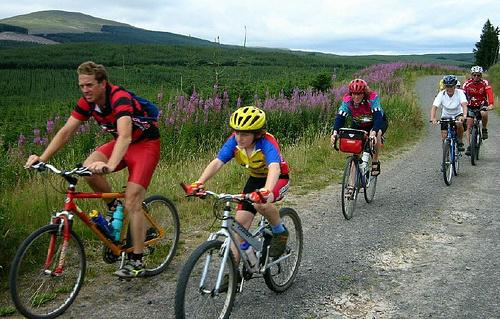
//> input picture opencv/sources/samples/data/dnn/rgb.jpg, 500 x 319 px
$ ./cornerDetector_Demo ../../../data/dnn/rgb.jpg   (built with g++ and OpenCV 4)
//> lines starting //> are read from the running program, lines starting //| are printed output that depends on the picture; after the words box and inside, x2 and y2 are one past the last pixel; in counts of white or black regions, pixels touching at a corner belong together
#include "opencv2/higimgcodecs.hpp"
#include "opencv2/highgui.hpp"
#include "opencv2/imgproc.hpp"
#include <iostream>

using namespace cv;
using namespace std;

/// Global variables
Mat src, src_gray;
Mat myHarris_dst; Mat myHarris_copy; Mat Mc;
Mat myShiTomasi_dst; Mat myShiTomasi_copy;

int myShiTomasi_qualityLevel = 50;
int myHarris_qualityLevel = 50;
int max_qualityLevel = 100;

double myHarris_minVal; double myHarris_maxVal;
double myShiTomasi_minVal; double myShiTomasi_maxVal;

RNG rng(12345);

const char* myHarris_window = "My Harris corner detector";
const char* myShiTomasi_window = "My Shi Tomasi corner detector";

/// Function headers
void myShiTomasi_function( int, void* );
void myHarris_function( int, void* );

/**
 * @function main
 */
int main( int, char** argv )
{
  /// Load source image and convert it to gray
  src = imread( argv[1], IMREAD_COLOR );
//> src is the input picture: 319 rows x 500 cols, CV_8UC3; mean B, G, R 97.6, 112, 107.7
  cvtColor( src, src_gray, COLOR_BGR2GRAY );
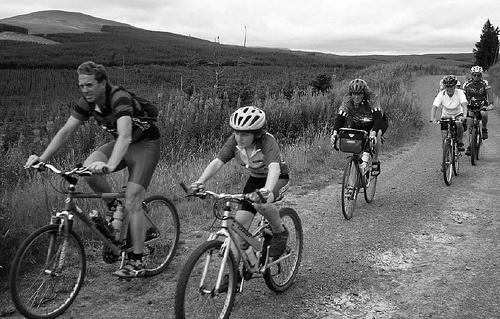
//> src_gray: 319 rows x 500 cols, CV_8UC1; min 0, max 255, mean 109.1

  /// Set some parameters
  int blockSize = 3; int apertureSize = 3;

  /// My Harris matrix -- Using cornerEigenValsAndVecs
  myHarris_dst = Mat::zeros( src_gray.size(), CV_32FC(6) );
  Mc = Mat::zeros( src_gray.size(), CV_32FC1 );

  cornerEigenValsAndVecs( src_gray, myHarris_dst, blockSize, apertureSize, BORDER_DEFAULT );

  /* calculate Mc */
  for( int j = 0; j < src_gray.rows; j++ )
     { for( int i = 0; i < src_gray.cols; i++ )
          {
            float lambda_1 = myHarris_dst.at<Vec6f>(j, i)[0];
            float lambda_2 = myHarris_dst.at<Vec6f>(j, i)[1];
            Mc.at<float>(j,i) = lambda_1*lambda_2 - 0.04f*pow( ( lambda_1 + lambda_2 ), 2 );
          }
     }
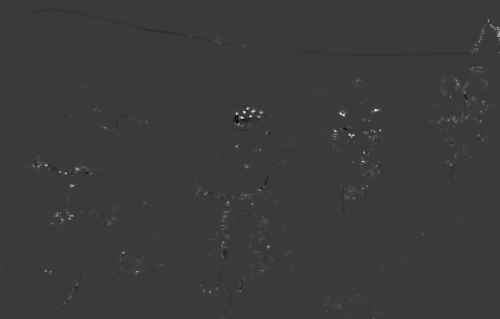
//> Mc: 319 rows x 500 cols, CV_32FC1; min -0.0137, max 0.0458, mean 0.000121; drawn with min black and max white

  minMaxLoc( Mc, &myHarris_minVal, &myHarris_maxVal, 0, 0, Mat() );
//> myHarris_minVal = -0.0137; myHarris_maxVal = 0.0458

  /* Create Window and Trackbar */
  namedWindow( myHarris_window, WINDOW_AUTOSIZE );
  createTrackbar( " Quality Level:", myHarris_window, &myHarris_qualityLevel, max_qualityLevel, myHarris_function );
  myHarris_function( 0, 0 );
//> after the loop in myHarris_function, `for( int j = 0; j < src_gray.rows; j++ )`:
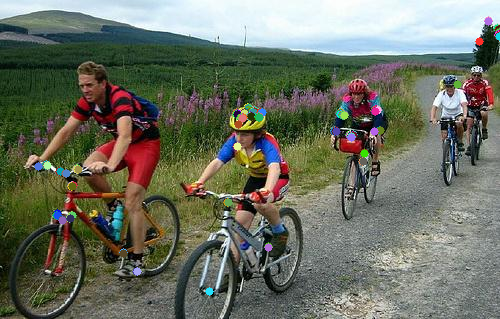
//> myHarris_copy: 319 rows x 500 cols, CV_8UC3; 1.4% of pixels changed, all inside (x1, y1, x2, y2) = (34, 16, 500, 296)

  /// My Shi-Tomasi -- Using cornerMinEigenVal
  myShiTomasi_dst = Mat::zeros( src_gray.size(), CV_32FC1 );
  cornerMinEigenVal( src_gray, myShiTomasi_dst, blockSize, apertureSize, BORDER_DEFAULT );
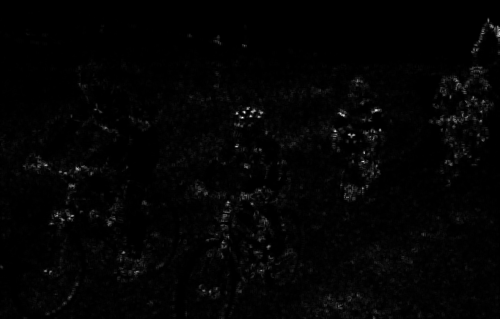
//> myShiTomasi_dst: 319 rows x 500 cols, CV_32FC1; min -9.09e-13, max 0.217, mean 0.00342; drawn with min black and max white

  minMaxLoc( myShiTomasi_dst, &myShiTomasi_minVal, &myShiTomasi_maxVal, 0, 0, Mat() );
//> myShiTomasi_minVal = -9.09e-13; myShiTomasi_maxVal = 0.217

  /* Create Window and Trackbar */
  namedWindow( myShiTomasi_window, WINDOW_AUTOSIZE );
  createTrackbar( " Quality Level:", myShiTomasi_window, &myShiTomasi_qualityLevel, max_qualityLevel, myShiTomasi_function );
  myShiTomasi_function( 0, 0 );

  waitKey(0);
  return(0);
}

/**
 * @function myShiTomasi_function
 */
void myShiTomasi_function( int, void* )
{
  myShiTomasi_copy = src.clone();

  if( myShiTomasi_qualityLevel < 1 ) { myShiTomasi_qualityLevel = 1; }

  for( int j = 0; j < src_gray.rows; j++ )
     { for( int i = 0; i < src_gray.cols; i++ )
          {
            if( myShiTomasi_dst.at<float>(j,i) > myShiTomasi_minVal + ( myShiTomasi_maxVal - myShiTomasi_minVal )*myShiTomasi_qualityLevel/max_qualityLevel )
              { circle( myShiTomasi_copy, Point(i,j), 4, Scalar( rng.uniform(0,255), rng.uniform(0,255), rng.uniform(0,255) ), -1, 8, 0 ); }
          }
     }
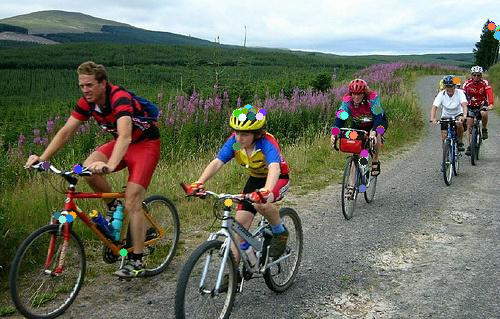
//> myShiTomasi_copy: 319 rows x 500 cols, CV_8UC3; 0.99% of pixels changed, all inside (x1, y1, x2, y2) = (41, 21, 500, 257)
  imshow( myShiTomasi_window, myShiTomasi_copy );
}

/**
 * @function myHarris_function
 */
void myHarris_function( int, void* )
{
  myHarris_copy = src.clone();

  if( myHarris_qualityLevel < 1 ) { myHarris_qualityLevel = 1; }

  for( int j = 0; j < src_gray.rows; j++ )
     { for( int i = 0; i < src_gray.cols; i++ )
          {
            if( Mc.at<float>(j,i) > myHarris_minVal + ( myHarris_maxVal - myHarris_minVal )*myHarris_qualityLevel/max_qualityLevel )
              { circle( myHarris_copy, Point(i,j), 4, Scalar( rng.uniform(0,255), rng.uniform(0,255), rng.uniform(0,255) ), -1, 8, 0 ); }
          }
     }
  imshow( myHarris_window, myHarris_copy );
}
